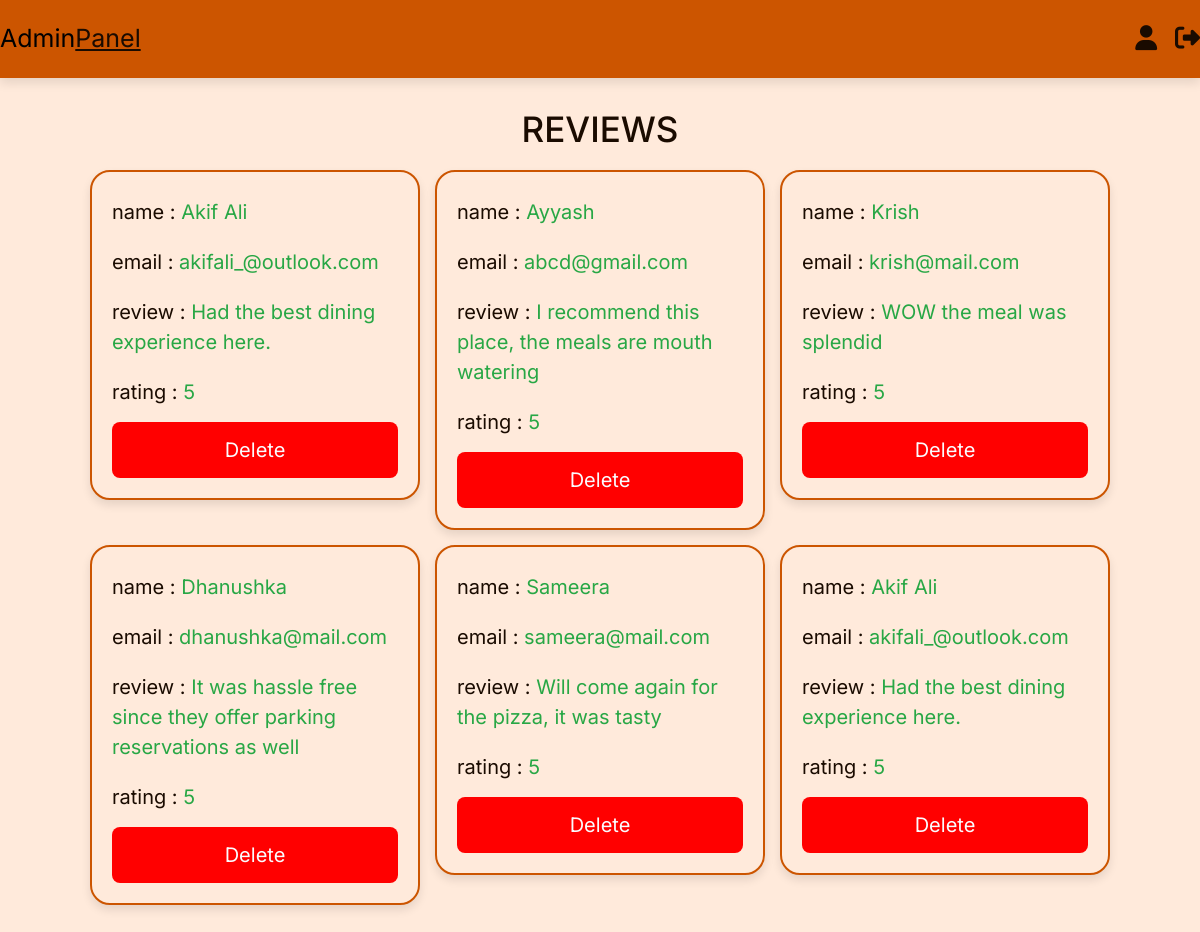
/admin_reviews.php (signed in), run on the app's committed database.
### tables this page shows
CREATE TABLE `rating` (
  `id` int(100) NOT NULL,
  `user_id` int(100) NOT NULL,
  `name` varchar(100) NOT NULL,
  `email` varchar(100) NOT NULL,
  `message` varchar(500) NOT NULL,
  `rating` int(100) NOT NULL,
  `image` varchar(255) NOT NULL
);

### admin_reviews.php (the view, shortened to what this page needs)
<?php
@include 'config.php';
?>
<!DOCTYPE html>
<html lang="en">
<head>
   <link rel="stylesheet" href="https://cdn.jsdelivr.net/npm/bootstrap@4.0.0/dist/css/bootstrap.min.css">
   <link rel="stylesheet" href="css/all.min.css" />
   <link rel="stylesheet" href="css/fontawesome.min.css" />
   <link rel="stylesheet" href="css/admin_style.css">
</head>
<body>
   <?php include 'admin_header.php'; ?>
   <section class="messages">
      <h1 class="title">reviews</h1>
      <div class="box-container">
         <?php
         $select_message = $conn->prepare("SELECT * FROM `rating`");
         $select_message->execute();
         if ($select_message->rowCount() > 0) {
            while ($fetch_message = $select_message->fetch(PDO::FETCH_ASSOC)) {
         ?>
               <div class="box">
                  <p> name : <span><?= $fetch_message['name']; ?></span> </p>
                  <p> email : <span><?= $fetch_message['email']; ?></span> </p>
                  <p> review : <span><?= $fetch_message['message']; ?></span> </p>
                  <p> rating : <span><?= $fetch_message['rating']; ?></span> </p>
                  <a href="admin_reviews.php?delete=<?= $fetch_message['id']; ?>" onclick="return confirm('delete this reviews?');" class="delete-btn">delete</a>
               </div>
         <?php
            }
         } else {
            echo '<p class="empty">you have no reviews!</p>';
         }
         ?>
      </div>
   </section>
</body>
</html>

### css/admin_style.css (style rules this page uses)
.messages .box-container { display: grid; grid-template-columns: repeat(auto-fit, 33rem); gap: 1.5rem; align-items: flex-start; justify-content: center; }
.messages .box-container .box { border: var(--border); box-shadow: var(--box-shadow); background-color: var(--secondary); border-radius: 2rem; padding: 2rem; }
.messages .box-container .box p { line-height: 1.5; padding: 0.5rem 0; font-size: 2rem; color: var(--light-color); }
.messages .box-container .box p span { color: var(--green); }

### css/components.css (style rules this page uses)
:root { --border: 0.2rem solid var(--primary); --box-shadow: 0 0.5rem 1rem rgba(0, 0, 0, 0.1); --text: #1a0b00; --text-white: #fbfbfe; --background: #fbfbfe; --primary: #cc5500; --secondary: #ffeadb; --accent: #ff6a00; }
* { font-family: "inter", sans-serif; margin: 0; padding: 0; box-sizing: border-box; outline: none; border: none; text-decoration: none; color: var(--text); }
body { background-color: var(--secondary); }
html { font-size: 62.5%; overflow-x: hidden; scroll-behavior: smooth; scroll-padding-top: 6.5rem; }
section { padding: 3rem 2rem; max-width: 1200px; margin: 0 auto; }
.btn, .delete-btn, .option-btn { display: block; width: 100%; margin-top: 1rem; border-radius: 0.8rem; color: var(--text-white); font-size: 2rem; padding: 1.3rem 3rem; text-transform: capitalize; cursor: pointer; text-align: center; }
.delete-btn { background-color: red; text-decoration: none; }
.title { text-align: center; margin-bottom: 2rem; text-transform: uppercase; color: var(--text); font-size: 3.5rem; }

### data on the page
rating: name "Akif Ali", email "akifali_@outlook.com", message "Had the best dining experience here.", rating "5"
rating: name "Ayyash", email "abcd@gmail.com", message "I recommend this place, the meals are mouth watering", rating "5"
rating: name "Krish", email "krish@mail.com", message "WOW the meal was splendid", rating "5"
rating: name "Dhanushka", email "dhanushka@mail.com", message "It was hassle free since they offer parking reservations as well", rating "5"
rating: name "Sameera", email "sameera@mail.com", message "Will come again for the pizza, it was tasty", rating "5"
rating: name "Akif Ali", email "akifali_@outlook.com", message "Had the best dining experience here.", rating "5"
